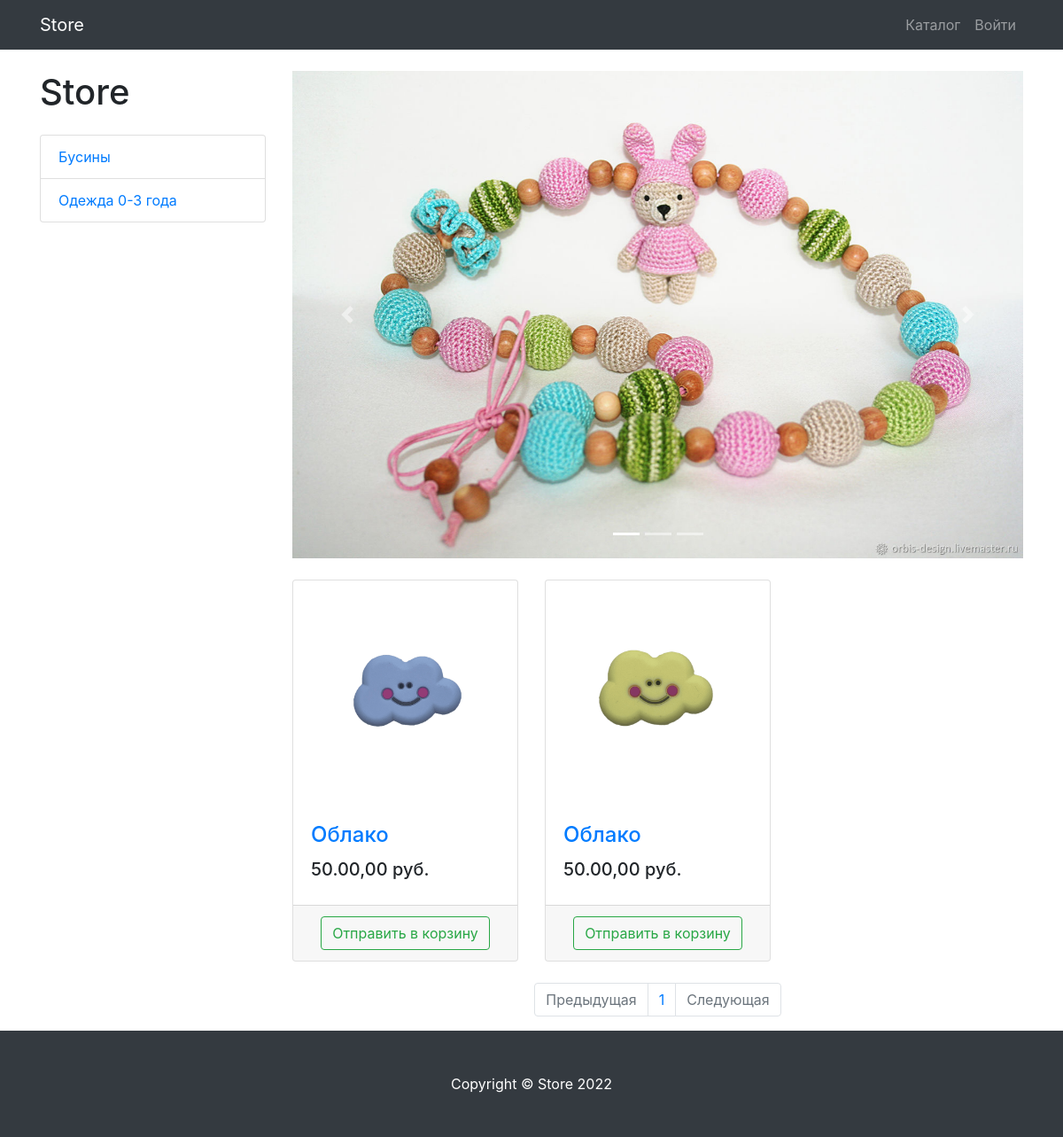
/products/, run on an earlier commit of the app's database.
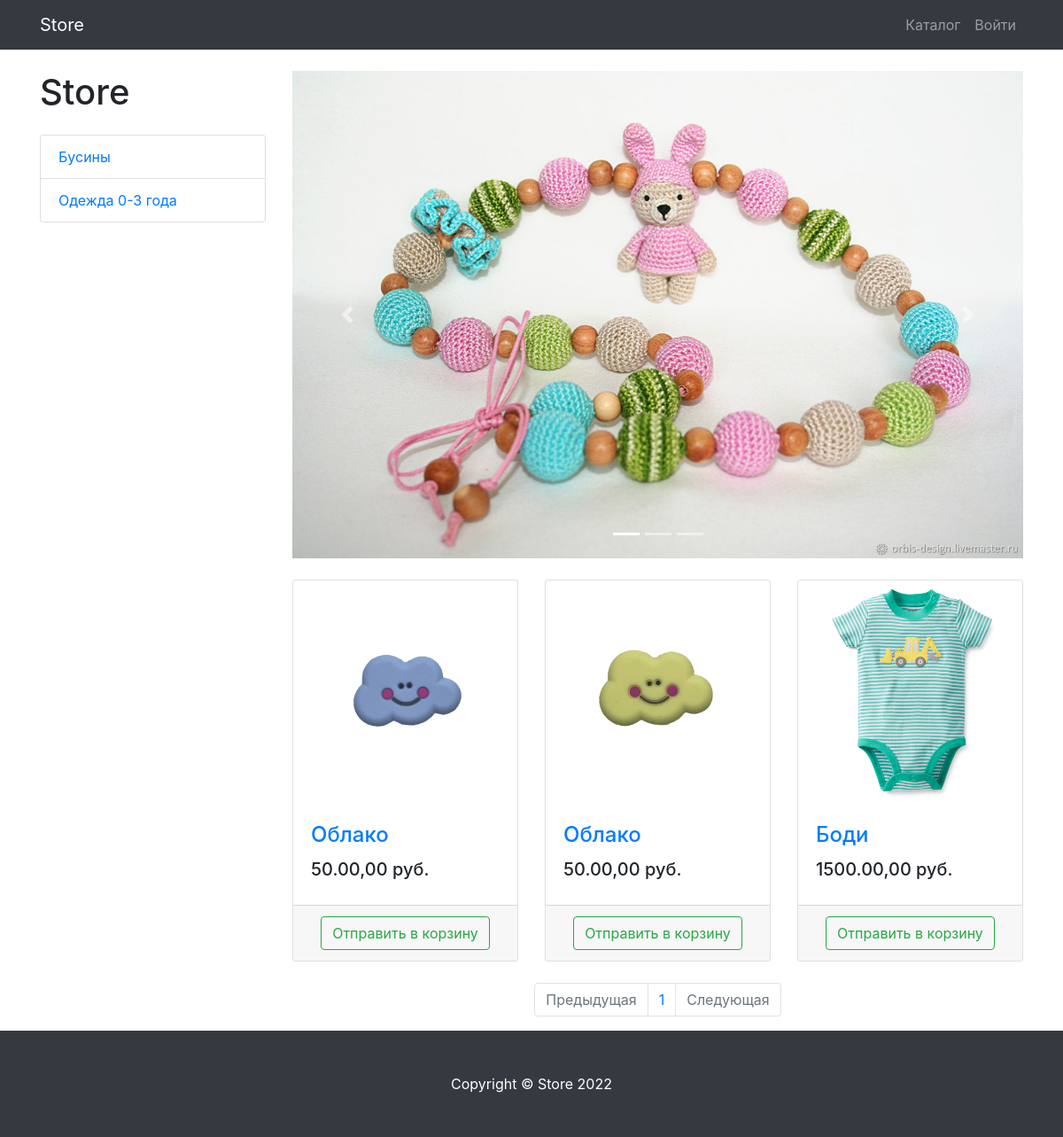
And on a later commit of the database.
### products/models.py (models this page shows, shortened)
class ProductCategory(models.Model):
    name = models.CharField(max_length=128, unique=True)
    description = models.TextField(null=True, blank=True)
    class Meta:
        verbose_name = 'Категорию товаров'
        verbose_name_plural = 'Категории товаров'

class Product(models.Model):
     name = models.CharField(max_length=256)
     description = models.TextField(null=True, blank=True)
     size = models.CharField(max_length=256)
     price = models.DecimalField(max_digits=7, decimal_places=2)
     quantity = models.PositiveIntegerField(default=0)
     image = models.ImageField(upload_to='products_images')
     category = models.ForeignKey(to=ProductCategory, on_delete=models.CASCADE)
     class Meta:
        verbose_name = 'Товар'
        verbose_name_plural = 'Товары'

### products/views.py (the view)
# urls.py: path('', products, name='index'),
def products(request, category_id=None, page_number=1):
    products = Product.objects.filter(category_id=category_id) if category_id else Product.objects.all()
    per_page = 12
    paginator = Paginator(products, per_page)
    products_paginator = paginator.page(page_number)
    context = {
        'title': 'Volsi - Каталог',
        'categories': ProductCategory.objects.all(),
        'products': products_paginator,
    }
    return render(request, 'products/products.html', context)

### products/templates/products/products.html (shortened to what the changed rows need)
{% extends 'products/base.html'%}
{% load static %}
 {% block css %}
    <link href="{%static 'vendor/css/products.css'%}" rel="stylesheet">
 {% endblock %}
 {% block content %}
    <div class="container">
    <div class="row">
        <div class="col-lg-3">
            <h1 class="my-4">Store</h1>
            <div class="list-group">
                {% for category in categories%}
                 <a href="{% url 'products:category' category.id %}" class="list-group-item">{{category.name}}</a>
                {% endfor %}
            </div>
        </div>
        <div class="col-lg-9">
            <div class="row">
            {% for product in products%}
                <div class="col-lg-4 col-md-6 mb-4">
                    <div class="card h-100">
                        <a href="#">
                            <img class="card-img-top"
                                 src="{{ product.image.url }}"
                                 alt="">
                        </a>
                        <div class="card-body">
                            <h4 class="card-title">
                                <a href="#">{{product.name}}</a>
                            </h4>
                            <h5>{{product.price}},00 руб.</h5>
                        </div>
                        <div class="card-footer text-center">
                             <a class="btn btn-outline-success" href="{% url 'products:basket_add' product.id %}">
                                Отправить в корзину
                            </a>
                        </div>
                    </div>
                </div>
             {% endfor %}
            </div>
            <nav aria-label="Page navigation example">
                <ul class="pagination justify-content-center">
                    {% for page in products.paginator.page_range%}
                    <li class="page-item">
                        <a class="page-link" href="{%url 'products:paginator' page %}">
                            {{page}}
                        </a>
                    </li>
                    {%endfor%}
                </ul>
            </nav>
        </div>
    </div>
</div>
 {% endblock %}

What changed in the data, as far as the page shows it:
added Product: image (picture), name "Боди", price "1500.00"
